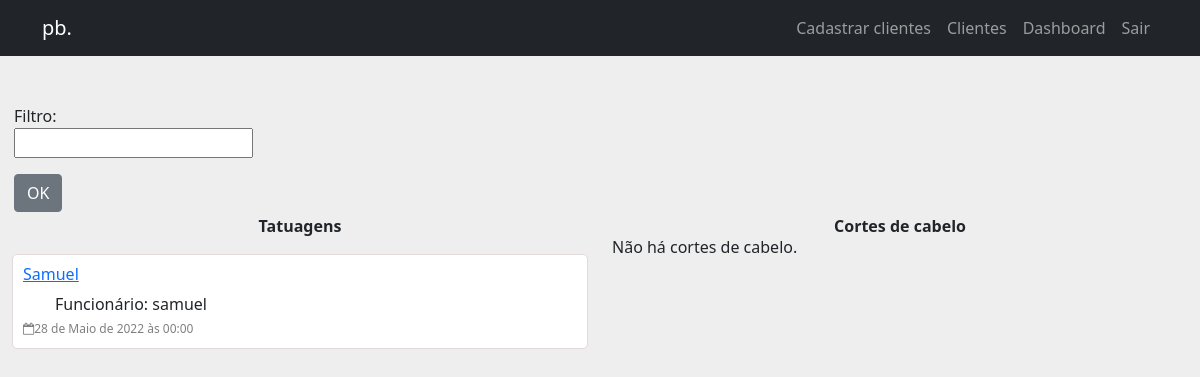
The page / (signed in) on the database its author committed.
### servico/models.py (models this page shows)
class Servico(models.Model):
    choices_services = [('1', 'Tatuagem'), ('2', 'Corte de Cabelo')]
    funcionario = models.ForeignKey(User, on_delete=models.CASCADE, verbose_name='Funcionário')
    cliente = models.ForeignKey(Cliente, on_delete=models.CASCADE)
    lista_servico = models.CharField(max_length=1, choices=choices_services, blank=False, null=False, verbose_name='Lista de serviços')
    valor_servico = models.DecimalField(default='', max_digits=7, decimal_places=2, verbose_name='Valor do serviço')
    data_servico = models.DateTimeField(null=False, verbose_name='Data do serviço')
    marcar_servico = models.BooleanField(default=True)
    modo_pagamento = models.BooleanField(default=False, verbose_name='Cartão de crédito')
    def get_absolute_url(self):
        return reverse('clientes:dados-cliente', kwargs={'pk': self.cliente_id})

### clientes/models.py (models this page shows, shortened)
class Cliente(models.Model):
    nome_cliente = models.CharField(max_length=70, verbose_name='Nome Completo')
    telefone = models.CharField(max_length=15, verbose_name='Telefone')
    email = models.EmailField(unique=True, blank=True, verbose_name='E-mail')
    data_criacao = models.DateTimeField(default=datetime.now, blank=True)
    def __str__(self):
        return self.nome_cliente

### users/models.py (models this page shows)
class User(AbstractUser):
    pass

### pages/views.py (the view)
# urls.py: path('', TaskList.as_view(), name='home'),
class TaskList(ListView):
    template_name = 'home.html'
    def get_queryset(self):
        data_pesquisa = self.request.GET.get('filtro')
        if data_pesquisa:
            data_aux = data_pesquisa.split()
            d = datetime.strptime(data_aux[0], "%d/%m/%Y")
            data_us = d.strftime('%Y-%m-%d')
            print(data_us)
            queryset = {'tatuagens': Servico.objects.filter(
                (Q(data_servico__date=data_us) & Q(lista_servico=1))).order_by('data_servico'),
                        'cortes_cabelo': Servico.objects.filter(
                            (Q(data_servico__date=data_us) & Q(lista_servico=2))).order_by('data_servico')
                        }
            print(queryset)
        else:
            queryset = {
                'tatuagens': Servico.objects.filter((Q(data_servico__date=date.today()) & Q(lista_servico=1))).order_by(
                    'data_servico'),
                'cortes_cabelo': Servico.objects.filter(
                    (Q(data_servico__date=date.today()) & Q(lista_servico=2))).order_by('data_servico')
                }
        return queryset
    def get_context_data(self, **kwargs):
        context = super(TaskList, self).get_context_data(**kwargs)
        context['form'] = FiltroDateForm()
        return context

### pages/forms.py
class FiltroDateForm(forms.Form):
    filtro = forms.DateField(widget=DatePicker(), required=False)

### templates/home.html (shortened to what this page needs)
{% extends 'base.html' %}
{% load static %}
{% block content %}
    <link rel="stylesheet" href="{% static 'css/list_template.css' %}">
{% if user.is_authenticated %}
    <div class="container" style="margin: 2px; width: 10%;">
          <div class="row">
            <div class="col">
              <form method="GET" action=".">
                {{ form.as_p }}
                <button type="submit" class="btn btn-secondary">OK</button>
              </form>
            </div>
          </div>
    </div>
     <div class="container-fluid">
        <div class="row">
            <div class="col-lg-6">
                <div class="d-flex justify-content-between align-items-center activity">
                    <div><span class="activity-done">Tatuagens</span></div>
                </div>
                {% if object_list.tatuagens %}
                    {% for cliente in object_list.tatuagens %}
                    <div class="mt-3">
                        <ul class="list list-inline">
                            <li class="d-flex justify-content-between">
                                <div class="d-flex flex-row align-items-center">
                                    <div class="ml-2">
                                        <h6 class="mb-2"><a href="{{ cliente.get_absolute_url }}">{{ cliente.cliente }}</a></h6>
                                            <ul>Funcionário: {{ cliente.funcionario }}</ul>
                                        <div class="d-flex flex-row mt-1 text-black-50 date-time">
                                            <div><i class="fa fa-calendar-o"></i><span class="ml-2">{{ cliente.data_servico }}</span></div>
                                        </div>
                                    </div>
                                </div>
                            </li>
                        </ul>
                    </div>
                {% endfor %}
                {% else %}
                   <h6> Não há tatuagens.</h6>
                {% endif %}
            </div>
                <div class="col-lg-6">
                    <div class="d-flex justify-content-between align-items-center activity">
                        <div><span class="activity-done">Cortes de cabelo</span></div>
                    </div>
                    {% if object_list.cortes_cabelo %}
                        {% for cliente in object_list.cortes_cabelo %}
                        <div class="mt-3">
                            <ul class="list list-inline">
                                <li class="d-flex justify-content-between">
                                    <div class="d-flex flex-row align-items-center">
                                        <div class="ml-2">
                                            <h6 class="mb-2"><a href="{{ cliente.get_absolute_url }}">{{ cliente.cliente }}</a></h6>
                                                <ul>Funcionário: {{ cliente.funcionario }}</ul>
                                            <div class="d-flex flex-row mt-1 text-black-50 date-time">
                                                <div><i class="fa fa-calendar-o"></i><span class="ml-2">{{ cliente.data_servico }}</span></div>
                                            </div>
                                        </div>
                                    </div>
                                </li>
                            </ul>
                        </div>
                        {% endfor %}
                    {% else %}
                      <h6> Não há cortes de cabelo.</h6>
                    {% endif %}
                </div>
        </div>
        {% else %}
        <p>Você não está logado</p>
        <a href="{% url 'login' %}">Entrar</a>
        {% endif %}
    </div>
{% endblock %}

### static/css/body.css (style rules this page uses)
body { background: #eee; }

### static/css/list_template.css (style rules this page uses)
body { background: #eee; }
.activity-done { font-weight: 600; }
.list li { list-style: none; padding: 10px; border: 1px solid #e3dada; margin-top: 12px; border-radius: 5px; background: #fff; }
.date-time { font-size: 12px; }

### rows shown on the page
Servico: cliente "Samuel", funcionario "samuel", data_servico "28 de Maio de 2022 às 00:00"
